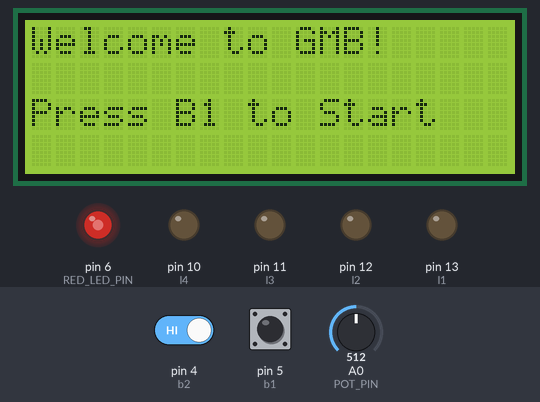
A sketch run on a simulated Arduino Uno, built with avr-gcc and run on an emulated ATmega328P. Shown: 20×4 character LCD, output pins drawn as LEDs (lit = HIGH). The test bench sets the inputs (shaded band); at power-on: pin 5 (b1) HIGH, A0 (POT_PIN) = 512, pin 4 (b2) HIGH. Random numbers use the default seed unless the sketch sets one; what the sketch prints to the serial monitor is not drawn.

Above: at 1.2 s.
1.3 s: pin 5 (b1) driven LOW
At 2.0 s:
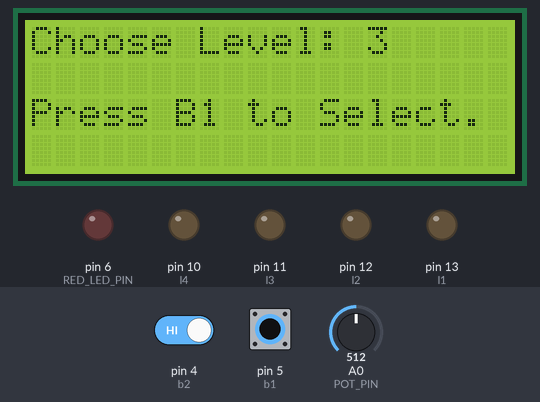
2.8 s: A0 (POT_PIN) set to 306
4.3 s: A0 (POT_PIN) set to 122
5.8 s: A0 (POT_PIN) set to 900
At 6.5 s:
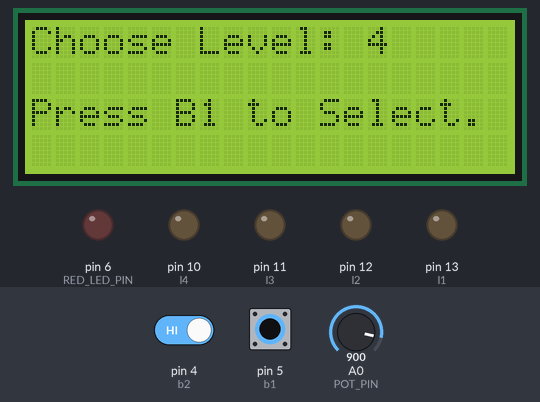
7.3 s: pin 5 (b1) pulsed HIGH 2 times (0.12 s each, 0.3 s apart)
At 8.4 s:
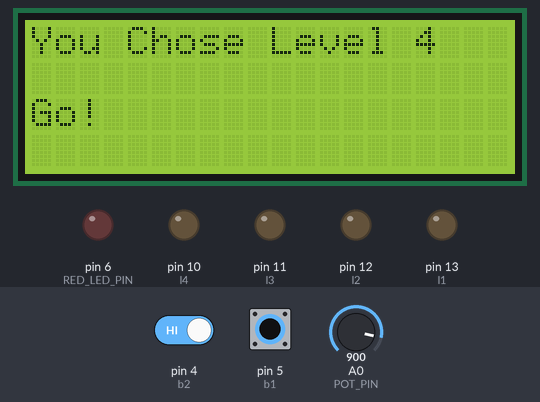
10.9 s: pin 4 (b2) driven LOW
At 11.5 s:
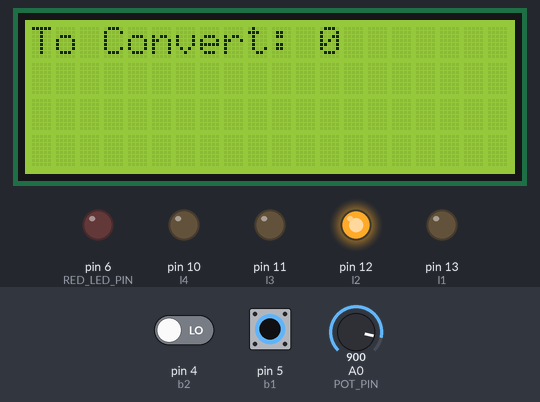
Timing chart, 0 to 27.9 s (numbered marks = the images above; inputs shaded):
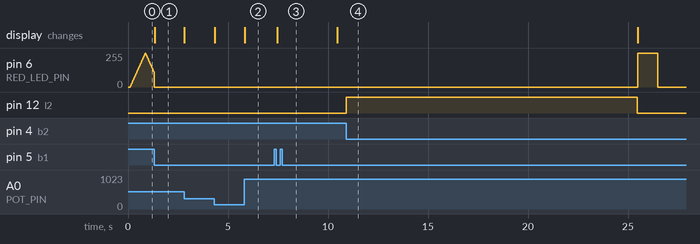

Measured:
- after the input at 1.3 s, the display: changes at once (image 1)
- after the input at 5.8 s, the display: changes at once (image 2)
- after the input at 7.3 s, the display: changes after 0.15 s (image 3)
- after the input at 10.9 s, pin 6 (RED_LED_PIN): 0/255 → 255/255 after 14.6 s, → 0/255 1.0 s later; pin 12 (l2): LOW → HIGH at once, → LOW 14.6 s later

The sketch:

assignment01.ino
```cpp
/*
  Assignment 01 - Give me the Binary Code!

  Margherita Zanchini: margherita.zanchini@studio.unibo.it
  Sofia Caberletti: sofia.caberletti@studio.unibo.it
  Marco Marrelli: marco.marrelli@studio.unibo.it
*/

#include <EnableInterrupt.h>
#include <LiquidCrystal_I2C.h>
#include <TimerOne.h>
#include <avr/sleep.h>

#include "game.h"
#include "screen.h"

void setup(){
  Serial.begin(9600);
  randomSeed(analogRead(0));

  pinMode(b1,INPUT);
  enableInterrupt(b1, b1Handler, FALLING);

  pinMode(b2, INPUT);
  enableInterrupt(b2, b2Handler, FALLING);

  pinMode(b3, INPUT);
  enableInterrupt(b3, b3Handler, FALLING);

  pinMode(b4, INPUT);
  enableInterrupt(b4, b4Handler, FALLING);

  pinMode(l1, OUTPUT);
  pinMode(l2, OUTPUT);
  pinMode(l3, OUTPUT);
  pinMode(l4, OUTPUT);

  pinMode(RED_LED_PIN, OUTPUT);

  turnOffLeds();

  initLCD();

  Timer1.initialize(WAITING_TIME);
  restartGame();
}

void loop(){
  switch(getGameState()) {
    case STATE_SETUP_GAME: {
      if(!__welcome_printed)
        welcomeScreen();

      fade();

      break;
    }
    case STATE_CHOOSING_LEVEL: {
      if(digitalRead(RED_LED_PIN) == HIGH) digitalWrite(RED_LED_PIN, LOW);
      updateLevelToBeChosen();

      break;
    }
    case STATE_SETUP_LEVEL: {
      level = writeLevel(analogRead(POT_PIN));
      deltaF = level*500;
      chosenLevelScreen();

      levelSet = true;
      chooseLevel = false;

      break;
    }
    case STATE_PLAYING: {
      if(!__round_started) {
        generatedNumber = random(0, 16);
        roundScreen();
        startTime = millis();
      }
      if(millis() - startTime > roundTime) {
        if(!cd2ba(generatedNumber)) return;

        if(checkPlayerBinaryInput()) {
          updateRoundTimeAndScore();
          correctChoice();

          __round_started = false;
        }
        else gameOver();
      }
      break;
    }
    case STATE_SLEEPING: {
      clearScreen();
      deepSleep();
      __welcome_printed = false;

      break;
    }
    default: return;
  }
}
```

game.cpp
```cpp
#include <TimerOne.h>
#include <avr/sleep.h>

#include "Arduino.h"

#include "game.h"

static int fadeAmount = 5; // Fade Step Amount
static int currIntensity = 0; // Current Red LED Intensity

bool flagSleep = false;

int ledArray[4] = { l1, l2, l3, l4 };
int binaryArray[4] = { 0, 0, 0, 0 };

int generatedNumber = -1;

int current, level;
int score;
bool start, chooseLevel, levelSet, __welcome_printed, __round_started, b1Pressed;
long deltaF, roundTime, startTime;

bool checkPlayerBinaryInput() {
  for(int i=0; i<=3; i++) {
    if(digitalRead(ledArray[i]) != binaryArray[i])
      return false;
  }
  return true;
}

void turnOffLeds() {
  for(int i=0; i<=3; i++) {
  	digitalWrite(ledArray[i], LOW);
  }
}

void resetBinaryArray() {
  for(int i=3; i>=0; i--) {
  	binaryArray[i] = 0;
  }
}

// Convert Decimal to Binary Array
bool cd2ba(int __dec) {
  resetBinaryArray();

  if(__dec < 0 || __dec > 15) return false;

  int remainder = 0;
  for(int i=3; i>=0; i--) {
  	remainder = __dec%2;
  	__dec = __dec/2;
  	binaryArray[i] = remainder;
  }

  return true;
}

void fade() {
  analogWrite(RED_LED_PIN, currIntensity);
  currIntensity = currIntensity + fadeAmount;
  if (currIntensity == 0 || currIntensity == 255) {
    fadeAmount = -fadeAmount;
  }
  delay(15);
}

void setFlagSleep() {
  flagSleep = !flagSleep;

  if(flagSleep) digitalWrite(RED_LED_PIN, LOW);
}

void deepSleep() {
  set_sleep_mode(SLEEP_MODE_PWR_DOWN);
  sleep_enable();
  sleep_mode();

  sleep_disable();

  Serial.println("WAKE UP");
}

void ledSwitch(int __led) {
  digitalWrite(__led, !digitalRead(__led));
}

void b1Handler() {
  if(chooseLevel) b1Pressed = true;
  else if(start) {
    if(flagSleep) flagSleep = false;
    else {
      Timer1.detachInterrupt();
      Timer1.stop();
      chooseLevel = true;
      start = false;
    }
  }
  else if(!chooseLevel && levelSet) {
    ledSwitch(l1);
  }
}

void b2Handler() {
  if(flagSleep) flagSleep = false;
  else if(!flagSleep && !start && !chooseLevel && levelSet) ledSwitch(l2);
}

void b3Handler() {
  if(flagSleep) flagSleep = false;
  else if(!flagSleep && !start && !chooseLevel && levelSet) ledSwitch(l3);
}

void b4Handler() {
  if(flagSleep) flagSleep = false;
  else if(!flagSleep && !start && !chooseLevel && levelSet) ledSwitch(l4);
}

int writeLevel(int val) {
  return (val/256)+1;
}

void updateRoundTimeAndScore() {
  long temp = roundTime-deltaF;
  roundTime = temp < 5000 ? 5000 : temp;
  score++;
}

void gameOverLed() {
  digitalWrite(RED_LED_PIN, HIGH);
  delay(1000);
  digitalWrite(RED_LED_PIN, LOW);
}

void restartGame() {
  randomSeed(analogRead(0));

  current = -256; // Initialized as -1 for First Use

  __welcome_printed = false;
  __round_started = false;

  chooseLevel = false;
  levelSet = false;

  level = 0;
  deltaF = 0;

  score = 0;
  startTime = 0;
  roundTime = 15000;
  b1Pressed = false;

  start = true;

  Timer1.attachInterrupt(setFlagSleep);
  Timer1.start();

  Serial.println("[GMTBC] Game Restarted");

  flagSleep = false;
}

int getGameState() {
  if(start) {
    return flagSleep ? STATE_SLEEPING : STATE_SETUP_GAME;
  }
  if(chooseLevel) {
    if (!b1Pressed) {
      return STATE_CHOOSING_LEVEL;
    }
    if (b1Pressed && !levelSet) {
      return STATE_SETUP_LEVEL;
    }
  }
  else if(!chooseLevel && levelSet) {
    return STATE_PLAYING;
  }
}
```

game.h
```cpp
#ifndef __GAME_H__
#define __GAME_H__

#define __MILLISECONDS 1000 // Milliseconds Value Converter
#define __MICROSECONDS 1000000 // Microseconds Value Converter

#define WAITING_TIME 10 * __MICROSECONDS // Waiting Time Before Deep Sleep (10seconds)
#define INITIAL_ROUND_TIME 15 * __MILLISECONDS // Initial Round Time (15seconds)
#define MINIMUM_ROUND_TIME 5 * __MILLISECONDS // Minimum Round Time (5seconds)

#define b1 5 // Most Significant Binary - Button Pin
#define b2 4
#define b3 3
#define b4 2 // Least Significant Binary - Button Pin

#define l1 13 // Most Significant Binary - LED Pin
#define l2 12
#define l3 11
#define l4 10 // Least Significant Binary - LED Pin

#define RED_LED_PIN 6 // Red LED Pin

#define POT_PIN A0 // Potentiometer Pin

// Game States Enumeration
enum GameState { STATE_SETUP_GAME, STATE_CHOOSING_LEVEL, STATE_SETUP_LEVEL, STATE_PLAYING, STATE_SLEEPING };

extern int ledArray[4]; // LED Array
extern int binaryArray[4]; // Binary Array used in Checks and Convertions

extern int
  generatedNumber, // Random Generated Number
  current, // Current Value of the Potentiometer
  level, // Current Selected Level
  score; // Current Player Score

extern bool
  flagSleep, // Deep Sleep Status - Flag
  start, // If Game Started - Flag
  chooseLevel, // If Player Choosing Level - Flag
  levelSet, // If Level is Set - Flag
  __welcome_printed, // If Welcome Screen was Printed - Flag
  __round_started, // If Round has Started - Flag
  b1Pressed; // If Button 1 was Pressed - Flag

extern long
  deltaF, // Reducing Factor of Round Time (level-based calculated)
  roundTime, // Round Time
  startTime; // Starting Round Time

// Makes the Red LED Fade
void fade();

// Invert the Sleep Flag
void setFlagSleep();

// Set Arduino in Deep Sleep
void deepSleep();

// Checks the Player Binary LEDs Input
bool checkPlayerBinaryInput();

// Turn off all the Binary LEDs
void turnOffLeds();

// Resets the Binary Array (used to check player input)
void resetBinaryArray();

// Convert Decimal to Binary Array
bool cd2ba(int __dec);

// Switchs the Array
void ledSwitch(int __led);

// Button 1 Handler
void b1Handler();

// Button 2 Handler
void b2Handler();

// Button 3 Handler
void b3Handler();

// Button 4 Handler
void b4Handler();

// Transform Potentiometer Value into Readable Level
int writeLevel(int val);

// Updates Round Time and Player Score
void updateRoundTimeAndScore();

// Activates the Game Over Red LED
void gameOverLed();

// Restart the Game (initializes the variables)
void restartGame();

// Returns the Game State for the Game Loop
int getGameState();

#endif
```

screen.cpp
```cpp
#include <avr/sleep.h>
#include <LiquidCrystal_I2C.h>

#include "Arduino.h"

#include "screen.h"
#include "game.h"

// The Liquid Crystal I2C Screen
static LiquidCrystal_I2C lcd(0x27, 20, 4);

void initLCD() {
  lcd.init();
  lcd.backlight();
}

void clearScreen() {
  lcd.clear();
  lcd.setCursor(0, 0);
}

void welcomeScreen() {
  clearScreen();

  lcd.print("Welcome to GMB!");
  lcd.setCursor(0, 2);
  lcd.print("Press B1 to Start");

  __welcome_printed = true;
}

void updateLevelToBeChosen() {
  if(current == -256) {
    clearScreen();
    lcd.setCursor(0, 0);
    lcd.print("Choose Level: ");
    lcd.setCursor(0, 2);
    lcd.print("Press B1 to Select.");
  }

  int newValue = analogRead(POT_PIN);
  if((newValue/256) != (current/256)) {
    current = newValue;
    lcd.setCursor(14, 0);
    lcd.print((current/256)+1);
  }

  lcd.setCursor(0, 2);
  lcd.print("Press B1 to Select.");
}

void chosenLevelScreen() {
  clearScreen();

  lcd.print("You Chose Level ");
  lcd.setCursor(16, 0);
  lcd.print(level);
  lcd.setCursor(0, 2);
  lcd.print("Go!");

  delay(3000);
}

void roundScreen() {
  clearScreen();
  lcd.print("To Convert: ");
  lcd.setCursor(12, 0);
  lcd.print(generatedNumber);

  __round_started = true;
}

void correctChoice() {
  clearScreen();
  turnOffLeds();
  lcd.print("GOOD!");
  lcd.setCursor(0, 2);
  lcd.print("Score:");

  lcd.setCursor(7, 2);
  lcd.print(score);

  delay(4000);
}

void gameOver() {
  clearScreen();
  turnOffLeds();

  lcd.print("Game Over!");
  lcd.setCursor(0, 2);
  lcd.print("Final Score:");
  lcd.setCursor(13, 2);
  lcd.print(score);

  gameOverLed();
  delay(9000);

  restartGame();
}
```

screen.h
```cpp
#ifndef __SCREEN_H__
#define __SCREEN_H__

// Initialize the LCD I2C Screen
void initLCD();

// Clears the Screen
void clearScreen();

// Prints the Welcome Message to Screen
void welcomeScreen();

// Prints the new Chosen Level to Screen
void updateLevelToBeChosen();

// Prints the Chosen Level Message to Screen after Setup
void chosenLevelScreen();

// Prints the Generated Random Number to Screen
void roundScreen();

// Prints the Correct Message and Player New Score
void correctChoice();

// Prints the Game Over Message and the Player Final Score
void gameOver();

#endif
```
